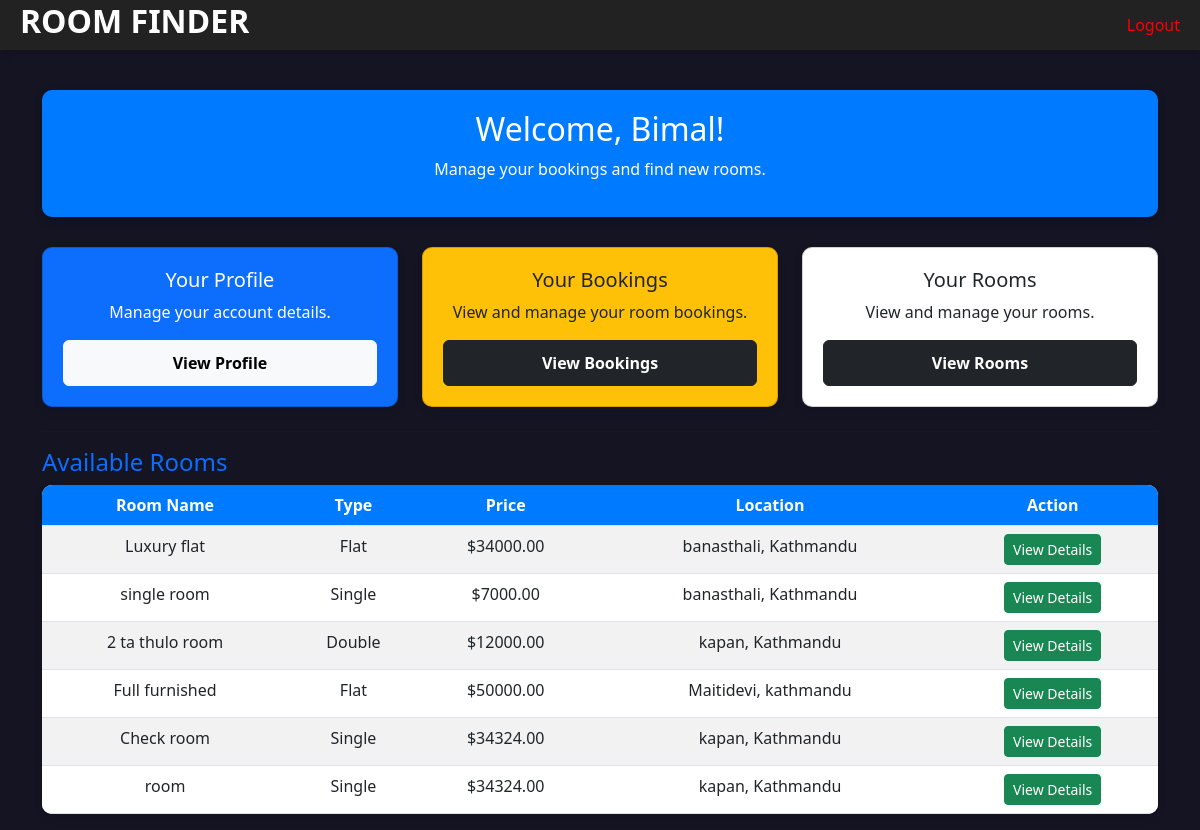
Page /renter/renter_home (signed in) on the earlier database version.
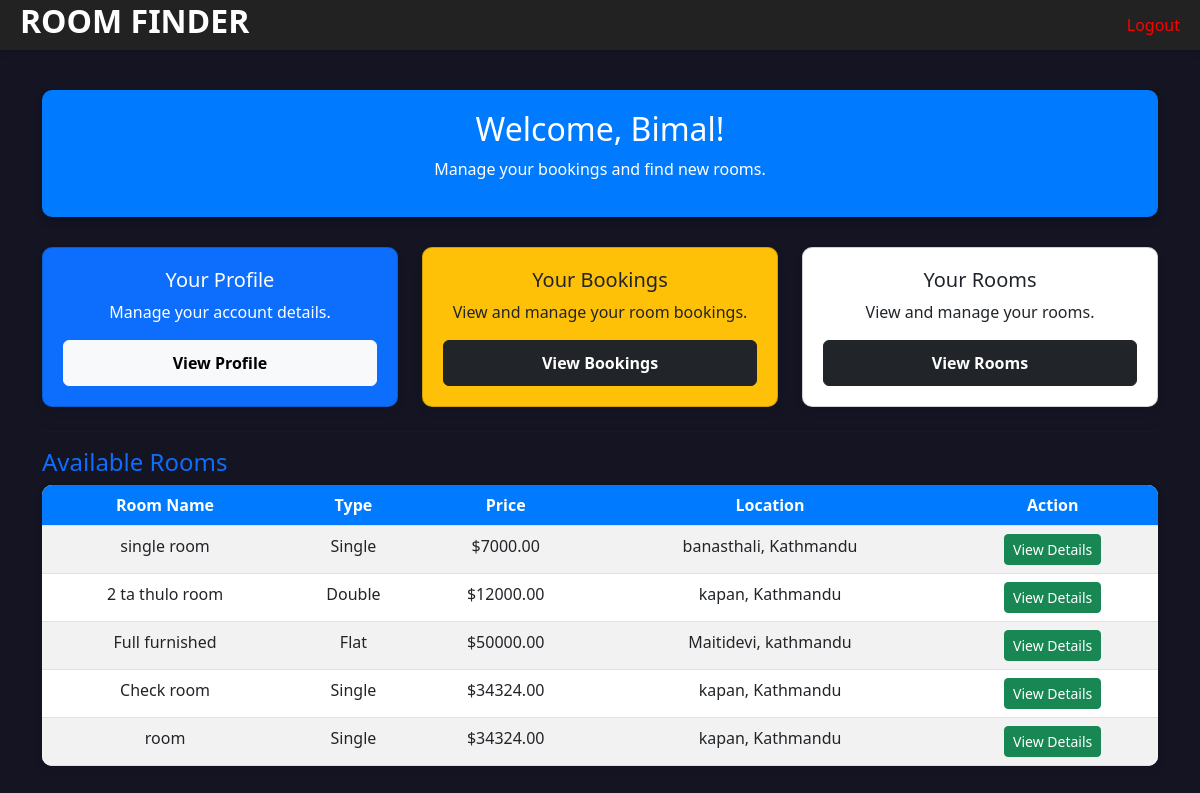
Same page on the later database version.
### Landlord/models.py (models this page shows, shortened)
class Room(models.Model):
    ROOM_TYPE = [
        ('Single', 'Single'),
        ('Double', 'Double'),
        ('Flat', 'Flat'),
    ]
    owner = models.ForeignKey(Landlord, on_delete=models.CASCADE, null=True)
    title = models.CharField(max_length=255)
    price = models.DecimalField(max_digits=10, decimal_places=2)
    location = models.CharField(max_length=255)
    description = models.TextField()
    room_type = models.CharField(choices=ROOM_TYPE, max_length=10, null=True, default="Single")
    is_available = models.BooleanField(default=True)
    image = models.ManyToManyField('RoomImage', related_name='rooms')

### Renter/decorators.py (the view)
 def wrapper(request, *args, **kwargs):
  if hasattr(request.user, "renter"):
   return view_func(request, *args, **kwargs)
  return redirect('renter_login')

### Renter/views.py (called while the page is built)
@login_required
@renter_required
def renter_home(request):
 available_rooms = Room.objects.filter(is_available=True)
 my_bookings = Booking.objects.filter(renter=request.user.renter)
 context = {
        'available_rooms': available_rooms,
        'my_bookings': my_bookings
    }
 return render(request, 'renter/renter_home.html', context)

### ROOM_FINDER/templates/renter/renter_home.html (shortened to what this page needs)
<!DOCTYPE html>
<html lang="en">
<head>
    <link href="https://cdn.jsdelivr.net/npm/bootstrap@5.3.0/dist/css/bootstrap.min.css" rel="stylesheet">
</head>
<body>
    <header>
        <a href="{% url 'renter_home' %}" class="logo">
        <h1 class="logo">ROOM FINDER</h1>
        </a>
        <div class="navbar">
            <a href="/logout" style="color:red; text-decoration:none;">Logout</a>
        </div>
    </header>
    <div class="container">
        <div class="dashboard-header">
            <h2>Welcome, {{ user.username }}!</h2>
            <p>Manage your bookings and find new rooms.</p>
        </div>
        <div class="row mb-4">
            <div class="col-md-4">
                <div class="card dashboard-card bg-primary text-white">
                    <h5>Your Profile</h5>
                    <p>Manage your account details.</p>
                    <a href="{% url 'renter_profile' %}" class="btn btn-light btn-custom">View Profile</a>
                </div>
            </div>
            <div class="col-md-4">
                <div class="card dashboard-card bg-warning text-dark">
                    <h5>Your Bookings</h5>
                    <p>View and manage your room bookings.</p>
                    <a href="{% url "view_bookings" %}" class="btn btn-dark btn-custom">View Bookings</a>
                </div>
            </div>
            <div class="col-md-4">
                <div class="card dashboard-card bg-white text-dark">
                    <h5>Your Rooms</h5>
                    <p>View and manage your rooms.</p>
                    <a href="{% url "view_rooms" %}" class="btn btn-dark btn-custom">View Rooms</a>
                </div>
            </div>
    </div>
        <hr>
        <h4 class="text-primary">Available Rooms</h4>
        <table class="table table-striped text-center">
            <thead>
                <tr>
                    <th>Room Name</th>
                    <th>Type</th>
                    <th>Price</th>
                    <th>Location</th>
                    <th>Action</th>
                </tr>
            </thead>
            <tbody>
                {% for room in available_rooms %}
                    <tr>
                        <td>{{ room.title }}</td>
                        <td>{{ room.room_type }}</td>
                        <td>${{ room.price }}</td>
                        <td>{{ room.location }}</td>
                        <td>
                            <a href="{% url 'room_detail' room.id %}" class="btn btn-success btn-sm">View Details</a>
                        </td>
                    </tr>
                {% empty %}
                    <tr>
                        <td colspan="5" class="text-center text-muted">No rooms available at the moment.</td>
                    </tr>
                {% endfor %}
            </tbody>
        </table>
    </div>
</body>
</html>

Differences in the rows shown:
no longer on this page (row edited): Room: title "Luxury flat", room_type "Flat", price "34000.00", location "banasthali, Kathmandu"
